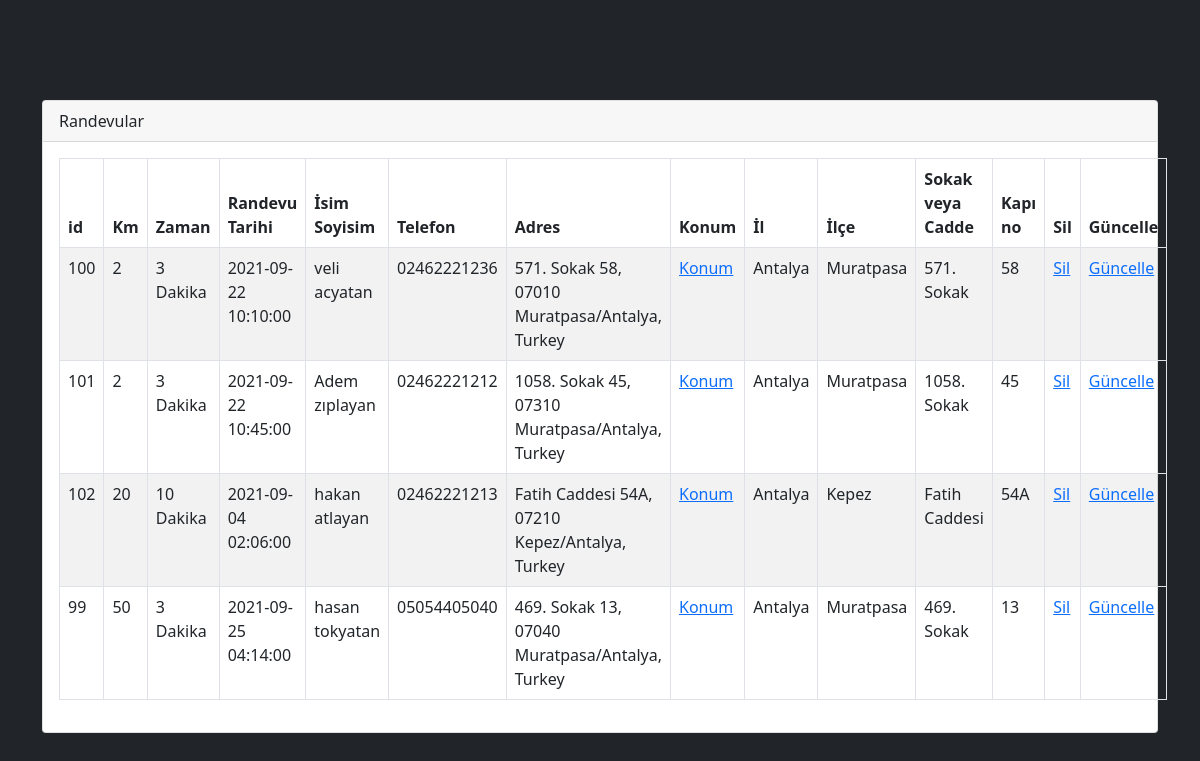
The page /bayi/index.php (signed in) on the database its author committed.
### tables this page shows
CREATE TABLE `randevular` (
  `id` int(11) NOT NULL,
  `musteri_id` int(11) NOT NULL,
  `tarih` datetime NOT NULL,
  `bayi_id` int(11) NOT NULL,
  `km` int(11) NOT NULL,
  `zaman` varchar(255) NOT NULL
);

CREATE TABLE `musteriler` (
  `id` int(11) NOT NULL,
  `name` varchar(255) NOT NULL,
  `email` varchar(255) NOT NULL,
  `telefon` varchar(255) NOT NULL,
  `adres` varchar(255) NOT NULL,
  `il` varchar(255) NOT NULL,
  `ilce` varchar(255) NOT NULL,
  `sokakveyacadde` varchar(255) NOT NULL,
  `kapino` varchar(255) NOT NULL,
  `tarih` datetime NOT NULL,
  `lat` varchar(255) NOT NULL,
  `log` varchar(255) NOT NULL
);

### classes/Db.php (called while the page is built, shortened)
<?php
class Db
{
    public function __construct($DbHost=DB_HOST, $DbName=DB_NAME, $DbUser=DB_USER, $DbPass=DB_PASS) {
        try {
            if ($DbName && $DbUser) {
                $this->pdo = new PDO("mysql:host=$DbHost;dbname=$DbName", $DbUser, $DbPass);
            } else {
                $this->pdo = new PDO("sqlite:$DbHost");
                $this->database_type = 'SQLITE';
            }
            $this->pdo->setAttribute(PDO::ATTR_ERRMODE, PDO::ERRMODE_EXCEPTION);
        } catch (PDOException $e) {
            die($e->getMessage());
        }
    }
    public function query($query, $params = [])
    {
        $this->query = $this->pdo->prepare($query);
        if (empty($params))
        {
            $res = $this->query->execute();
        }
        else
        {
            $res = $this->query->execute($params);
        }
        if ($res !== false)
        {
            return $this->query->fetchAll();
        }
        return $this->query;
    }
}

### bayi/index.php (the view, shortened to what this page needs)
<?php
$islemler = new Db();
?>
<!DOCTYPE html>
<html lang="tr">
<head>
    <link href="https://cdn.jsdelivr.net/npm/bootstrap@5.0.2/dist/css/bootstrap.min.css" rel="stylesheet"
>
</head>
<body class="bg-dark">
<div class="container">
    <div class="card card-login col-md-12 " style="margin: auto;top:100px">
        <div class="card-header">Randevular</div>
        <div class="card-body">
					<?php
            if (@$_GET['islem'] == "guncelle") {
                $id = htmlspecialchars($_GET["id"]);
                $tarih = htmlspecialchars($_GET["tarih"]);
                $km = htmlspecialchars($_GET["km"]);
                $zaman = htmlspecialchars($_GET["zaman"]);
                ?>
                <form action="" method="POST">
                    <label id="icon" for="Tarih"><i class="icon-user"></i></label>
                    <input type="datetime-local" name="tarih" id="tarih" value="<?= $tarih ?>">
                    <label id="icon" for="name"><i class="icon-map-marker"></i></label>
                    <input type="text" name="km" id="km" placeholder="Km" value="<?= $km ?>" required/>
                    <label id="icon" for="name"><i class="icon-map-marker"></i></label>
                    <input type="text" name="zaman" id="zaman" placeholder="zaman" value="<?= $zaman ?>" required/>
                    <input type="hidden" name="id" id="id" value="<?= $id ?>"/>
                    <input type="hidden" name="islem" id="islem" value="guncelle"/>
                    <button id="guncelle" type="submit" class="btn btn-primary">Güncelle</button>
                </form>
                <?php
            }else {
            ?>
            <?php $deger = $islemler->query("SELECT * FROM
              randevular
                      JOIN musteriler
                      ON randevular.musteri_id = musteriler.id
                      ORDER BY km asc");
            if ($deger){
            ?>
            <table class="table table-hover table-striped table-condensed table-bordered">
                <thead>
                <tr>
                    <th>id</th>
                    <th>Km</th>
                    <th>Zaman</th>
                    <th>Randevu Tarihi</th>
                    <th>İsim Soyisim</th>
                    <th>Telefon</th>
                    <th>Adres</th>
                    <th>Konum</th>
                    <th>İl</th>
                    <th>İlçe</th>
                    <th>Sokak veya Cadde</th>
                    <th>Kapı no</th>
                    <th>Sil</th>
                    <th>Güncelle</th>
                </tr>
                </thead>
                <tbody>
                <?php
                foreach ($deger as $value) {
                    ?>
                    <tr>
                        <td><?= $value[0] ?></td>
                        <td><?= $value["km"] ?></td>
                        <td><?= $value["zaman"] ?></td>
                        <td><?= $value[2] ?></td>
                        <td><?= $value["name"] ?></td>
                        <td><?= $value["telefon"] ?></td>
                        <td><?= $value["adres"] ?></td>
                        <td>
                            <a href="https://www.bing.com/maps?osid=447817ec-1fd2-4697-8107-542064bb8135&cp=<?= $value["lat"] . '~' . $value["log"] ?>&lvl=16&v=2&sV=2&form=S00027"
                               target="_blank">Konum</a></td>
                        <td><?= $value["il"] ?></td>
                        <td><?= $value["ilce"] ?></td>
                        <td><?= $value["sokakveyacadde"] ?></td>
                        <td><?= $value["kapino"] ?></td>
                        <td><a href="index.php?id=<?= $value[0] ?>&islem=sil">Sil</a></td>
                        <td>
                            <a href="index.php?id=<?= $value[0] ?>&tarih=<?= $value[2] ?>&km=<?= $value["km"] ?>&zaman=<?= $value["zaman"] ?>&islem=guncelle">Güncelle</a>
                        </td>
                    </tr>
                <?php }
                } else {
                    ?>
                    <div class="alert alert-warning" role="alert">
                        Randevu yok.
                    </div>
                    <?php
                }
                }
                ?>
                </tbody>
            </table>
        </div>
    </div>
</div>
</body>
</html>

### rows shown on the page
randevular: id "100", km "2", zaman "3 Dakika", tarih "2021-09-22 10:10:00", musteri.name "veli acyatan", musteri.telefon "02462221236", musteri.adres "571. Sokak 58, 07010 Muratpasa/Antalya, Turkey", musteri.il "Antalya", musteri.ilce "Muratpasa", musteri.sokakveyacadde "571. Sokak", musteri.kapino "58"
randevular: id "101", km "2", zaman "3 Dakika", tarih "2021-09-22 10:45:00", musteri.name "Adem zıplayan", musteri.telefon "02462221212", musteri.adres "1058. Sokak 45, 07310 Muratpasa/Antalya, Turkey", musteri.il "Antalya", musteri.ilce "Muratpasa", musteri.sokakveyacadde "1058. Sokak", musteri.kapino "45"
randevular: id "102", km "20", zaman "10 Dakika", tarih "2021-09-04 02:06:00", musteri.name "hakan atlayan", musteri.telefon "02462221213", musteri.adres "Fatih Caddesi 54A, 07210 Kepez/Antalya, Turkey", musteri.il "Antalya", musteri.ilce "Kepez", musteri.sokakveyacadde "Fatih Caddesi", musteri.kapino "54A"
randevular: id "99", km "50", zaman "3 Dakika", tarih "2021-09-25 04:14:00", musteri.name "hasan tokyatan", musteri.telefon "05054405040", musteri.adres "469. Sokak 13, 07040 Muratpasa/Antalya, Turkey", musteri.il "Antalya", musteri.ilce "Muratpasa", musteri.sokakveyacadde "469. Sokak", musteri.kapino "13"
